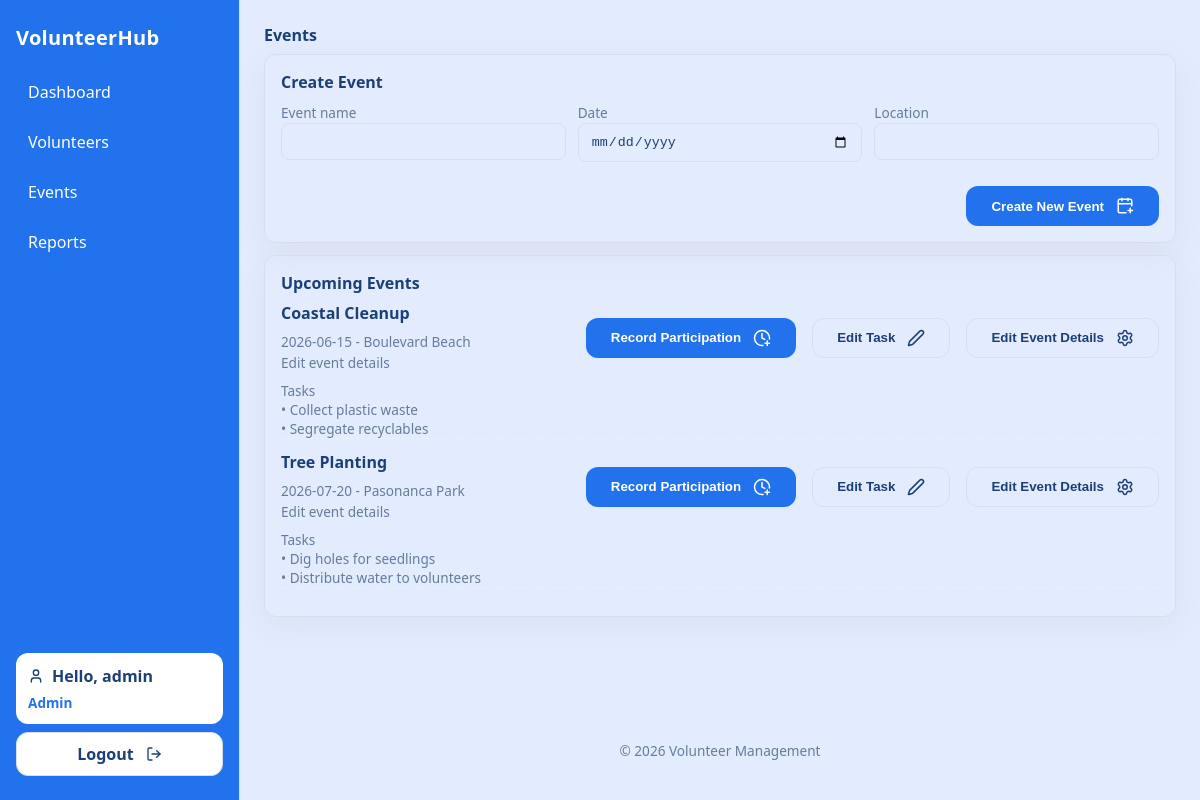
The app's page /src/pages/events.php (signed in) with its own data.
### tables this page shows
CREATE TABLE events (
    id INT AUTO_INCREMENT PRIMARY KEY,
    event_name VARCHAR(100) NOT NULL,
    event_date DATE NOT NULL,
    location VARCHAR(255) NOT NULL
);

CREATE TABLE tasks (
    id INT AUTO_INCREMENT PRIMARY KEY,
    event_id INT NOT NULL,
    task_description VARCHAR(255) NOT NULL,
    FOREIGN KEY (event_id) REFERENCES events(id) ON DELETE CASCADE
);

### src/classes/EventManager.php (called while the page is built, shortened)
<?php
class EventManager {
    private $db;
    private $table = "events";
    public function __construct($db_connection) {
        $this->db = $db_connection;
    }
    public function getAllEvents() {
        $query = "SELECT * FROM " . $this->table . " ORDER BY event_date ASC";
        $stmt = $this->db->prepare($query);
        $stmt->execute();
        return $stmt->fetchAll();
    }
    public function getTasksByEvent($event_id) {
        $query = "SELECT id, task_description FROM tasks WHERE event_id = :event_id ORDER BY id ASC";
        $stmt = $this->db->prepare($query);
        $stmt->bindParam(':event_id', $event_id);
        $stmt->execute();
        return $stmt->fetchAll();
    }
}

### src/pages/events.php (the view, shortened to what this page needs)
<?php
require_once '../includes/header.php';
require_once '../classes/EventManager.php';
$database = new Database();
$db = $database->getConnection();
$eventManager = new EventManager($db);
$events = $eventManager->getAllEvents();
$tasksByEvent = [];
foreach ($events as $event) {
    $tasksByEvent[$event['id']] = $eventManager->getTasksByEvent($event['id']);
}
?>
<h1 class="h5">Events</h1>
<div class="card" style="margin-top:8px;">
    <div class="h5">Create Event</div>
    <form method="POST" action="events.php" style="margin-top:8px;">
        <div class="form-grid cols-3">
            <div class="form-group">
                <label class="small">Event name</label>
                <input name="event_name" class="input" required>
            </div>
            <div class="form-group">
                <label class="small">Date</label>
                <input name="event_date" type="date" class="input" required>
            </div>
            <div class="form-group">
                <label class="small">Location</label>
                <input name="location" class="input">
            </div>
        </div>
        <div class="form-actions">
            <button class="btn" type="submit">Create New Event<i data-lucide="calendar-plus" width="18" height="18"></i></button>
        </div>
    </form>
</div>
<div class="card" style="margin-top:12px;">
    <div class="block-header">
        <div class="h5">Upcoming Events</div>
    </div>
    <?php if (empty($events)): ?>
        <div class="muted">No upcoming events.</div>
    <?php else: ?>
        <?php foreach($events as $event): ?>
            <div style="margin-bottom:12px;border-bottom: 1px dashed #ffffff34">
                <div class="block-header">
                    <div>
                        <div class="h5"><?php echo htmlspecialchars($event['event_name']); ?></div>
                        <div class="muted small"><?php echo htmlspecialchars($event['event_date'] . ' - ' . $event['location']); ?></div>
                        <a class="small muted" href="javascript:void(0)" data-open-modal="eventModal-<?php echo (int)$event['id']; ?>" style="text-decoration:none;">Edit event details</a>
                    </div>
                    <div class="row" style="align-items:center;">
                        <button class="btn" type="button" data-open-modal="participationModal-<?php echo (int)$event['id']; ?>">Record Participation <i data-lucide="clock-plus" width="18" height="18"></i></button>
                        <button class="btn ghost" type="button" data-open-modal="tasksModal-<?php echo (int)$event['id']; ?>">Edit Task <i data-lucide="pen" width="18" height="18"></i></button>
                        <button class="btn ghost" type="button" data-open-modal="eventModal-<?php echo (int)$event['id']; ?>">Edit Event Details <i data-lucide="settings" width="18" height="18"></i></button>
                    </div>
                </div>
                <div class="small" style="margin-top:8px;">Tasks</div>
                <?php if (empty($tasksByEvent[$event['id']])): ?>
                    <div class="muted small">No tasks yet.</div>
                <?php else: ?>
                    <?php foreach ($tasksByEvent[$event['id']] as $task): ?>
                        <div class="small muted">• <?php echo htmlspecialchars($task['task_description']); ?></div>
                    <?php endforeach; ?>
                <?php endif; ?>
            </div>
        <?php endforeach; ?>
    <?php endif; ?>
</div>
<?php require_once '../includes/footer.php'; ?>

### src/styles/theme.css (style rules this page uses)
:root { --color-bg: #e3ecff; --color-surface: #ffffff; --color-surface-2: #eff4ff; --color-text: #1b3f77; --color-muted: #657b9e; --color-border: #d8deeb; --color-accent: #2272ed; --color-accent-contrast: #fff; --color-danger: #b6071b; --color-danger-text: #e38b7c; --radius-sm: 8px; --radius-md: 12px; --radius-lg: 20px; --shadow-1: 0 10px 30px rgba(158, 157, 167, 0.137); }

### src/styles/shared.css (style rules this page uses)
* , *::before, *::after { box-sizing: border-box; }
html, body { height: 100%; overflow: hidden; }
body { margin: 0; font-family: 'Google Sans', system-ui, Arial, Helvetica, sans-serif; background: var(--color-bg); color: var(--color-text); }
.app-shell { display: flex; height: 100vh; overflow: hidden; }
a { color: inherit; }
.row { display: flex; gap: 16px; flex-wrap: wrap; }
.card { border: 1px solid var(--color-border); border-radius: var(--radius-md); padding: 16px; box-shadow: var(--shadow-1); }
.h5 { font-size: 1rem; margin: 0 0 8px 0; font-weight: 600; color: var(--color-text); }
.muted { color: var(--color-muted); font-size: 0.9rem; }
.small { font-size: 0.85rem; color: var(--color-muted); }
.btn { display: inline-flex; align-items: center; justify-content: center; gap: 12px; padding: 10px 24px; border-radius: var(--radius-md); background: var(--color-accent); color: var(--color-accent-contrast); text-decoration: none; border: 1px solid transparent; cursor: pointer; font-weight: 700; }
.btn.ghost { background: transparent; color: var(--color-text); border-color: var(--color-border); }
.input, input[type="text"], input[type="email"], input[type="password"], select, textarea { width: 100%; padding: 10px 12px; border: 1px solid var(--color-border); border-radius: var(--radius-sm); box-sizing: border-box; background: transparent; color: var(--color-text); }
input::placeholder, textarea::placeholder { color: var(--color-muted); }
.form-group { margin-bottom: 12px; }
.form-grid { display: grid; gap: 12px; }
.form-grid.cols-3 { grid-template-columns: repeat(3, minmax(0, 1fr)); }
.form-actions { display: flex; justify-content: flex-end; margin-top: 12px; }
.block-header { display: flex; justify-content: space-between; align-items: center; gap: 12px; }

### records on screen
events: event_name "Coastal Cleanup", event_date+location "2026-06-15 - Boulevard Beach"
tasks: task_description "Collect plastic waste"
tasks: task_description "Segregate recyclables"
events: event_name "Tree Planting", event_date+location "2026-07-20 - Pasonanca Park"
tasks: task_description "Dig holes for seedlings"
tasks: task_description "Distribute water to volunteers"

### other values on screen
$label "Dashboard"
$label "Volunteers"
$label "Events"
$label "Reports"
$_SESSION['username'] "admin"
$_SESSION['role'] "Admin"
